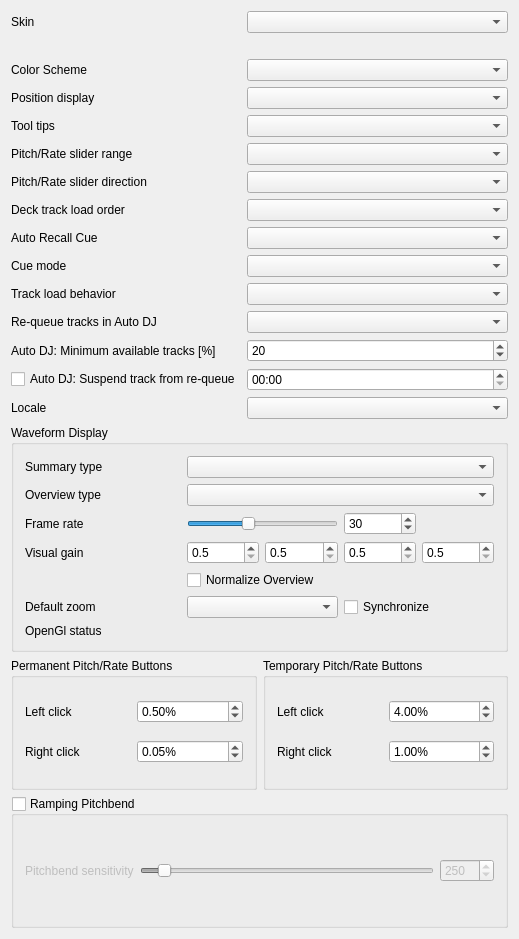
<?xml version="1.0" encoding="UTF-8"?>
<ui version="4.0">
 <class>DlgPrefControlsDlg</class>
 <widget class="QWidget" name="DlgPrefControlsDlg">
  <property name="geometry">
   <rect>
    <x>0</x>
    <y>0</y>
    <width>519</width>
    <height>939</height>
   </rect>
  </property>
  <property name="windowTitle">
   <string>Interface Preferences</string>
  </property>
  <layout class="QGridLayout" name="gridLayout_3">
   <item row="1" column="0">
    <widget class="QGroupBox" name="groupBox_3">
     <property name="title">
      <string>Waveform Display</string>
     </property>
     <property name="checkable">
      <bool>false</bool>
     </property>
     <layout class="QGridLayout" name="gridLayout_7">
      <item row="6" column="2" colspan="4">
       <widget class="QLabel" name="openGlStatusIcon">
        <property name="toolTip">
         <string>Displays which OpenGL version is supported by the current platform.</string>
        </property>
        <property name="text">
         <string/>
        </property>
       </widget>
      </item>
      <item row="0" column="2" colspan="4">
       <widget class="QComboBox" name="waveformTypeComboBox">
        <property name="toolTip">
         <string>Select from different types of displays for the waveform, which differ primarily in the level of detail shown in the waveform.</string>
        </property>
       </widget>
      </item>
      <item row="2" column="2" colspan="2">
       <widget class="QSlider" name="frameRateSlider">
        <property name="sizePolicy">
         <sizepolicy hsizetype="Preferred" vsizetype="Fixed">
          <horstretch>0</horstretch>
          <verstretch>0</verstretch>
         </sizepolicy>
        </property>
        <property name="maximumSize">
         <size>
          <width>16777215</width>
          <height>16777215</height>
         </size>
        </property>
        <property name="minimum">
         <number>10</number>
        </property>
        <property name="maximum">
         <number>60</number>
        </property>
        <property name="value">
         <number>30</number>
        </property>
        <property name="orientation">
         <enum>Qt::Horizontal</enum>
        </property>
       </widget>
      </item>
      <item row="2" column="4">
       <widget class="QSpinBox" name="frameRateSpinBox">
        <property name="toolTip">
         <string/>
        </property>
        <property name="minimum">
         <number>10</number>
        </property>
        <property name="maximum">
         <number>60</number>
        </property>
        <property name="value">
         <number>30</number>
        </property>
       </widget>
      </item>
      <item row="3" column="5">
       <widget class="QDoubleSpinBox" name="highVisualGain">
        <property name="toolTip">
         <string>Visual gain of the high frequencies</string>
        </property>
        <property name="decimals">
         <number>1</number>
        </property>
        <property name="minimum">
         <double>0.500000000000000</double>
        </property>
        <property name="maximum">
         <double>5.000000000000000</double>
        </property>
        <property name="singleStep">
         <double>0.100000000000000</double>
        </property>
       </widget>
      </item>
      <item row="3" column="4">
       <widget class="QDoubleSpinBox" name="midVisualGain">
        <property name="toolTip">
         <string>Visual gain of the middle frequencies</string>
        </property>
        <property name="decimals">
         <number>1</number>
        </property>
        <property name="minimum">
         <double>0.500000000000000</double>
        </property>
        <property name="maximum">
         <double>5.000000000000000</double>
        </property>
        <property name="singleStep">
         <double>0.100000000000000</double>
        </property>
       </widget>
      </item>
      <item row="3" column="3">
       <widget class="QDoubleSpinBox" name="lowVisualGain">
        <property name="toolTip">
         <string>Visual gain of the low frequencies</string>
        </property>
        <property name="decimals">
         <number>1</number>
        </property>
        <property name="minimum">
         <double>0.500000000000000</double>
        </property>
        <property name="maximum">
         <double>5.000000000000000</double>
        </property>
        <property name="singleStep">
         <double>0.100000000000000</double>
        </property>
       </widget>
      </item>
      <item row="3" column="2">
       <widget class="QDoubleSpinBox" name="allVisualGain">
        <property name="toolTip">
         <string>Global visual gain</string>
        </property>
        <property name="decimals">
         <number>1</number>
        </property>
        <property name="minimum">
         <double>0.500000000000000</double>
        </property>
        <property name="maximum">
         <double>5.000000000000000</double>
        </property>
        <property name="singleStep">
         <double>0.100000000000000</double>
        </property>
       </widget>
      </item>
      <item row="3" column="0">
       <widget class="QLabel" name="visualGainLabel">
        <property name="text">
         <string>Visual gain</string>
        </property>
        <property name="alignment">
         <set>Qt::AlignLeading|Qt::AlignLeft|Qt::AlignVCenter</set>
        </property>
        <property name="buddy">
         <cstring>allVisualGain</cstring>
        </property>
       </widget>
      </item>
      <item row="2" column="0">
       <widget class="QLabel" name="frameRateLabel">
        <property name="text">
         <string>Frame rate</string>
        </property>
        <property name="alignment">
         <set>Qt::AlignLeading|Qt::AlignLeft|Qt::AlignVCenter</set>
        </property>
        <property name="buddy">
         <cstring>frameRateSlider</cstring>
        </property>
       </widget>
      </item>
      <item row="5" column="2" colspan="2">
       <widget class="QComboBox" name="defaultZoomComboBox"/>
      </item>
      <item row="5" column="0">
       <widget class="QLabel" name="defaultZoomLabel">
        <property name="text">
         <string>Default zoom</string>
        </property>
        <property name="alignment">
         <set>Qt::AlignLeading|Qt::AlignLeft|Qt::AlignVCenter</set>
        </property>
        <property name="buddy">
         <cstring>defaultZoomComboBox</cstring>
        </property>
       </widget>
      </item>
      <item row="5" column="4" colspan="2">
       <widget class="QCheckBox" name="synchronizeZoomCheckBox">
        <property name="toolTip">
         <string>Synchronize zoom level across all waveform displays.</string>
        </property>
        <property name="text">
         <string>Synchronize</string>
        </property>
       </widget>
      </item>
      <item row="6" column="0">
       <widget class="QLabel" name="openGlStatusLabel">
        <property name="toolTip">
         <string/>
        </property>
        <property name="text">
         <string>OpenGl status</string>
        </property>
        <property name="alignment">
         <set>Qt::AlignLeading|Qt::AlignLeft|Qt::AlignVCenter</set>
        </property>
       </widget>
      </item>
      <item row="2" column="5">
       <widget class="QLabel" name="frameRateAverage">
        <property name="toolTip">
         <string>Displays the actual frame rate.</string>
        </property>
        <property name="text">
         <string/>
        </property>
       </widget>
      </item>
      <item row="6" column="1">
       <widget class="QLabel" name="dummySpacerLabel">
        <property name="text">
         <string/>
        </property>
       </widget>
      </item>
      <item row="4" column="2" colspan="4">
       <widget class="QCheckBox" name="normalizeOverviewCheckBox">
        <property name="text">
         <string>Normalize Overview</string>
        </property>
       </widget>
      </item>
      <item row="0" column="0">
       <widget class="QLabel" name="waveformTypeLabel">
        <property name="sizePolicy">
         <sizepolicy hsizetype="Preferred" vsizetype="Preferred">
          <horstretch>0</horstretch>
          <verstretch>0</verstretch>
         </sizepolicy>
        </property>
        <property name="toolTip">
         <string extracomment="The big waveform summary shows the waveform envelope of the track near the current playback position."/>
        </property>
        <property name="text">
         <string>Summary type</string>
        </property>
        <property name="alignment">
         <set>Qt::AlignLeading|Qt::AlignLeft|Qt::AlignVCenter</set>
        </property>
        <property name="buddy">
         <cstring>waveformTypeComboBox</cstring>
        </property>
       </widget>
      </item>
      <item row="1" column="2" colspan="4">
       <widget class="QComboBox" name="waveformOverviewComboBox">
        <property name="toolTip">
         <string>Select from different types of displays for the waveform, which differ primarily in the level of detail shown in the waveform.</string>
        </property>
       </widget>
      </item>
      <item row="1" column="0">
       <widget class="QLabel" name="waveformOverviewLabel">
        <property name="toolTip">
         <string extracomment="The smaller, zoomed-out version of the waveform shows the various markers within the track as well as the waveform envelope of the entire track."/>
        </property>
        <property name="text">
         <string>Overview type</string>
        </property>
       </widget>
      </item>
     </layout>
    </widget>
   </item>
   <item row="2" column="0">
    <layout class="QHBoxLayout" name="horizontalLayout">
     <item>
      <layout class="QGridLayout" name="gridLayout_2">
       <item row="0" column="1">
        <widget class="QGroupBox" name="groupBox_2">
         <property name="title">
          <string>Temporary Pitch/Rate Buttons</string>
         </property>
         <layout class="QGridLayout" name="gridLayout">
          <item row="0" column="0">
           <widget class="QLabel" name="TextLabel6_2_3_2_3">
            <property name="enabled">
             <bool>true</bool>
            </property>
            <property name="font">
             <font/>
            </property>
            <property name="text">
             <string>Left click</string>
            </property>
            <property name="alignment">
             <set>Qt::AlignLeading|Qt::AlignLeft|Qt::AlignVCenter</set>
            </property>
            <property name="wordWrap">
             <bool>false</bool>
            </property>
            <property name="buddy">
             <cstring>spinBoxTempRateLeft</cstring>
            </property>
           </widget>
          </item>
          <item row="1" column="0">
           <widget class="QLabel" name="TextLabel6_2_3_2_2_2">
            <property name="enabled">
             <bool>true</bool>
            </property>
            <property name="font">
             <font/>
            </property>
            <property name="text">
             <string>Right click</string>
            </property>
            <property name="alignment">
             <set>Qt::AlignLeading|Qt::AlignLeft|Qt::AlignVCenter</set>
            </property>
            <property name="wordWrap">
             <bool>false</bool>
            </property>
            <property name="buddy">
             <cstring>spinBoxTempRateRight</cstring>
            </property>
           </widget>
          </item>
          <item row="0" column="1">
           <widget class="QDoubleSpinBox" name="spinBoxTempRateLeft">
            <property name="toolTip">
             <string>Temporary rate change when left-clicking</string>
            </property>
            <property name="accelerated">
             <bool>true</bool>
            </property>
            <property name="suffix">
             <string>%</string>
            </property>
            <property name="decimals">
             <number>2</number>
            </property>
            <property name="minimum">
             <double>0.010000000000000</double>
            </property>
            <property name="maximum">
             <double>10.000000000000000</double>
            </property>
            <property name="singleStep">
             <double>0.010000000000000</double>
            </property>
            <property name="value">
             <double>4.000000000000000</double>
            </property>
           </widget>
          </item>
          <item row="1" column="1">
           <widget class="QDoubleSpinBox" name="spinBoxTempRateRight">
            <property name="toolTip">
             <string>Temporary rate change when right-clicking</string>
            </property>
            <property name="accelerated">
             <bool>true</bool>
            </property>
            <property name="suffix">
             <string>%</string>
            </property>
            <property name="decimals">
             <number>2</number>
            </property>
            <property name="minimum">
             <double>0.010000000000000</double>
            </property>
            <property name="maximum">
             <double>10.000000000000000</double>
            </property>
            <property name="singleStep">
             <double>0.010000000000000</double>
            </property>
            <property name="value">
             <double>1.000000000000000</double>
            </property>
           </widget>
          </item>
         </layout>
        </widget>
       </item>
       <item row="0" column="0">
        <widget class="QGroupBox" name="groupBox">
         <property name="title">
          <string>Permanent Pitch/Rate Buttons</string>
         </property>
         <property name="checkable">
          <bool>false</bool>
         </property>
         <layout class="QGridLayout" name="gridLayout_4">
          <item row="0" column="0">
           <widget class="QLabel" name="TextLabel6_2_3_2">
            <property name="enabled">
             <bool>true</bool>
            </property>
            <property name="font">
             <font/>
            </property>
            <property name="text">
             <string>Left click</string>
            </property>
            <property name="alignment">
             <set>Qt::AlignLeading|Qt::AlignLeft|Qt::AlignVCenter</set>
            </property>
            <property name="wordWrap">
             <bool>false</bool>
            </property>
            <property name="buddy">
             <cstring>spinBoxPermRateLeft</cstring>
            </property>
           </widget>
          </item>
          <item row="1" column="0">
           <widget class="QLabel" name="TextLabel6_2_3_2_2">
            <property name="enabled">
             <bool>true</bool>
            </property>
            <property name="font">
             <font/>
            </property>
            <property name="text">
             <string>Right click</string>
            </property>
            <property name="alignment">
             <set>Qt::AlignLeading|Qt::AlignLeft|Qt::AlignVCenter</set>
            </property>
            <property name="wordWrap">
             <bool>false</bool>
            </property>
            <property name="buddy">
             <cstring>spinBoxPermRateRight</cstring>
            </property>
           </widget>
          </item>
          <item row="0" column="1">
           <widget class="QDoubleSpinBox" name="spinBoxPermRateLeft">
            <property name="toolTip">
             <string>Permanent rate change when left-clicking</string>
            </property>
            <property name="accelerated">
             <bool>true</bool>
            </property>
            <property name="suffix">
             <string>%</string>
            </property>
            <property name="decimals">
             <number>2</number>
            </property>
            <property name="minimum">
             <double>0.010000000000000</double>
            </property>
            <property name="maximum">
             <double>10.000000000000000</double>
            </property>
            <property name="singleStep">
             <double>0.010000000000000</double>
            </property>
            <property name="value">
             <double>0.500000000000000</double>
            </property>
           </widget>
          </item>
          <item row="1" column="1">
           <widget class="QDoubleSpinBox" name="spinBoxPermRateRight">
            <property name="toolTip">
             <string>Permanent rate change when right-clicking</string>
            </property>
            <property name="accelerated">
             <bool>true</bool>
            </property>
            <property name="suffix">
             <string>%</string>
            </property>
            <property name="decimals">
             <number>2</number>
            </property>
            <property name="minimum">
             <double>0.010000000000000</double>
            </property>
            <property name="maximum">
             <double>10.000000000000000</double>
            </property>
            <property name="singleStep">
             <double>0.010000000000000</double>
            </property>
            <property name="value">
             <double>0.050000000000000</double>
            </property>
           </widget>
          </item>
         </layout>
        </widget>
       </item>
      </layout>
     </item>
    </layout>
   </item>
   <item row="3" column="0">
    <widget class="QGroupBox" name="groupBoxRateRamp">
     <property name="enabled">
      <bool>true</bool>
     </property>
     <property name="toolTip">
      <string>Makes temporary pitch/rate buttons change the pitch gradually, instead of all at once.</string>
     </property>
     <property name="title">
      <string>Ramping Pitchbend</string>
     </property>
     <property name="checkable">
      <bool>true</bool>
     </property>
     <property name="checked">
      <bool>false</bool>
     </property>
     <layout class="QGridLayout" name="gridLayout_5">
      <item row="0" column="0">
       <widget class="QLabel" name="label_2">
        <property name="text">
         <string>Pitchbend sensitivity</string>
        </property>
        <property name="buddy">
         <cstring>SliderRateRampSensitivity</cstring>
        </property>
       </widget>
      </item>
      <item row="0" column="1">
       <widget class="QSlider" name="SliderRateRampSensitivity">
        <property name="enabled">
         <bool>false</bool>
        </property>
        <property name="minimum">
         <number>100</number>
        </property>
        <property name="maximum">
         <number>2500</number>
        </property>
        <property name="singleStep">
         <number>50</number>
        </property>
        <property name="value">
         <number>250</number>
        </property>
        <property name="orientation">
         <enum>Qt::Horizontal</enum>
        </property>
       </widget>
      </item>
      <item row="0" column="2">
       <widget class="QSpinBox" name="SpinBoxRateRampSensitivity">
        <property name="enabled">
         <bool>false</bool>
        </property>
        <property name="toolTip">
         <string>Value in milliseconds</string>
        </property>
        <property name="minimum">
         <number>100</number>
        </property>
        <property name="maximum">
         <number>2500</number>
        </property>
        <property name="singleStep">
         <number>1</number>
        </property>
        <property name="value">
         <number>250</number>
        </property>
       </widget>
      </item>
     </layout>
    </widget>
   </item>
   <item row="0" column="0">
    <layout class="QGridLayout" name="GridLayout1">
     <item row="10" column="0">
      <widget class="QLabel" name="textLabelAllowTrackLoadToPlayingDeck">
       <property name="text">
        <string>Track load behavior</string>
       </property>
       <property name="buddy">
        <cstring>ComboBoxAllowTrackLoadToPlayingDeck</cstring>
       </property>
      </widget>
     </item>
     <item row="10" column="1" colspan="2">
      <widget class="QComboBox" name="ComboBoxAllowTrackLoadToPlayingDeck"/>
     </item>
     <item row="2" column="0">
      <widget class="QLabel" name="TextLabel6_2_2_4">
       <property name="enabled">
        <bool>true</bool>
       </property>
       <property name="font">
        <font/>
       </property>
       <property name="text">
        <string>Color Scheme</string>
       </property>
       <property name="wordWrap">
        <bool>false</bool>
       </property>
       <property name="buddy">
        <cstring>ComboBoxSchemeconf</cstring>
       </property>
      </widget>
     </item>
     <item row="3" column="0">
      <widget class="QLabel" name="TextLabel6_2_2_3">
       <property name="enabled">
        <bool>true</bool>
       </property>
       <property name="font">
        <font/>
       </property>
       <property name="text">
        <string>Position display</string>
       </property>
       <property name="wordWrap">
        <bool>false</bool>
       </property>
       <property name="buddy">
        <cstring>ComboBoxPosition</cstring>
       </property>
      </widget>
     </item>
     <item row="0" column="1" colspan="2">
      <widget class="QComboBox" name="ComboBoxSkinconf">
       <property name="sizePolicy">
        <sizepolicy hsizetype="Expanding" vsizetype="Fixed">
         <horstretch>0</horstretch>
         <verstretch>0</verstretch>
        </sizepolicy>
       </property>
       <property name="font">
        <font/>
       </property>
      </widget>
     </item>
     <item row="1" column="1" colspan="2">
      <widget class="QLabel" name="warningLabel">
       <property name="text">
        <string/>
       </property>
       <property name="alignment">
        <set>Qt::AlignJustify|Qt::AlignVCenter</set>
       </property>
      </widget>
     </item>
     <item row="13" column="0">
      <widget class="QCheckBox" name="autoDjIgnoreTimeCheckBox">
       <property name="toolTip">
        <string>Uncheck, to ignore all played tracks.</string>
       </property>
       <property name="text">
        <string>Auto DJ: Suspend track from re-queue</string>
       </property>
      </widget>
     </item>
     <item row="13" column="1" colspan="2">
      <widget class="QTimeEdit" name="autoDjIgnoreTimeEdit">
       <property name="toolTip">
        <string>Duration after which a track is eligible for selection by Auto DJ again</string>
       </property>
       <property name="displayFormat">
        <string>hh:mm</string>
       </property>
       <property name="timeSpec">
        <enum>Qt::LocalTime</enum>
       </property>
      </widget>
     </item>
     <item row="14" column="0">
      <widget class="QLabel" name="textLabelLocale">
       <property name="text">
        <string>Locale</string>
       </property>
       <property name="buddy">
        <cstring>ComboBoxLocale</cstring>
       </property>
      </widget>
     </item>
     <item row="14" column="1" colspan="2">
      <widget class="QComboBox" name="ComboBoxLocale"/>
     </item>
     <item row="4" column="0">
      <widget class="QLabel" name="TextLabel6_2_2_3_2">
       <property name="enabled">
        <bool>true</bool>
       </property>
       <property name="font">
        <font/>
       </property>
       <property name="text">
        <string>Tool tips</string>
       </property>
       <property name="wordWrap">
        <bool>false</bool>
       </property>
       <property name="buddy">
        <cstring>ComboBoxTooltips</cstring>
       </property>
      </widget>
     </item>
     <item row="2" column="1" colspan="2">
      <widget class="QComboBox" name="ComboBoxSchemeconf">
       <property name="sizePolicy">
        <sizepolicy hsizetype="Expanding" vsizetype="Fixed">
         <horstretch>0</horstretch>
         <verstretch>0</verstretch>
        </sizepolicy>
       </property>
       <property name="font">
        <font/>
       </property>
      </widget>
     </item>
     <item row="0" column="0">
      <widget class="QLabel" name="TextLabel6_2_2">
       <property name="enabled">
        <bool>true</bool>
       </property>
       <property name="font">
        <font/>
       </property>
       <property name="text">
        <string>Skin</string>
       </property>
       <property name="wordWrap">
        <bool>false</bool>
       </property>
       <property name="buddy">
        <cstring>ComboBoxSkinconf</cstring>
       </property>
      </widget>
     </item>
     <item row="3" column="1" colspan="2">
      <widget class="QComboBox" name="ComboBoxPosition">
       <property name="sizePolicy">
        <sizepolicy hsizetype="Expanding" vsizetype="Fixed">
         <horstretch>0</horstretch>
         <verstretch>0</verstretch>
        </sizepolicy>
       </property>
       <property name="font">
        <font/>
       </property>
      </widget>
     </item>
     <item row="4" column="1" colspan="2">
      <widget class="QComboBox" name="ComboBoxTooltips">
       <property name="sizePolicy">
        <sizepolicy hsizetype="Expanding" vsizetype="Fixed">
         <horstretch>0</horstretch>
         <verstretch>0</verstretch>
        </sizepolicy>
       </property>
       <property name="font">
        <font/>
       </property>
      </widget>
     </item>
     <item row="5" column="0">
      <widget class="QLabel" name="TextLabel6">
       <property name="enabled">
        <bool>true</bool>
       </property>
       <property name="font">
        <font/>
       </property>
       <property name="text">
        <string>Pitch/Rate slider range</string>
       </property>
       <property name="wordWrap">
        <bool>false</bool>
       </property>
       <property name="buddy">
        <cstring>ComboBoxRateRange</cstring>
       </property>
      </widget>
     </item>
     <item row="9" column="1" colspan="2">
      <widget class="QComboBox" name="ComboBoxCueDefault">
       <property name="toolTip">
        <string>Mixxx mode:
- Cue button while pause at cue point = preview
- Cue button while pause not at cue point = set cue point
- Cue button while playing = pause at cue point
Pioneer mode:
- Same as Mixxx mode with a flashing play button
Denon mode:
- Cue button at cue point = preview
- Cue button not at cue point = pause at cue point
- Play = set cue point
Numark mode:
- Same as Denon mode, but without a flashing play button
        </string>
       </property>
      </widget>
     </item>
     <item row="11" column="0">
      <widget class="QLabel" name="textAutoDjRequeue">
       <property name="text">
        <string>Re-queue tracks in Auto DJ</string>
       </property>
       <property name="buddy">
        <cstring>ComboBoxAutoDjRequeue</cstring>
       </property>
      </widget>
     </item>
     <item row="11" column="1" colspan="2">
      <widget class="QComboBox" name="ComboBoxAutoDjRequeue"/>
     </item>
     <item row="12" column="0">
      <widget class="QLabel" name="autoDjMinimumAvailableLabel">
       <property name="text">
        <string>Auto DJ: Minimum available tracks [%]</string>
       </property>
      </widget>
     </item>
     <item row="12" column="1" colspan="2">
      <widget class="QSpinBox" name="autoDjMinimumAvailableSpinBox">
       <property name="toolTip">
        <string>This percentage of tracks are always available for selecting, regardless of when they were last played.</string>
       </property>
       <property name="maximum">
        <number>100</number>
       </property>
       <property name="value">
        <number>20</number>
       </property>
      </widget>
     </item>
     <item row="5" column="1" colspan="2">
      <widget class="QComboBox" name="ComboBoxRateRange">
       <property name="sizePolicy">
        <sizepolicy hsizetype="Expanding" vsizetype="Fixed">
         <horstretch>0</horstretch>
         <verstretch>0</verstretch>
        </sizepolicy>
       </property>
       <property name="font">
        <font/>
       </property>
      </widget>
     </item>
     <item row="6" column="0">
      <widget class="QLabel" name="TextLabel6_2">
       <property name="enabled">
        <bool>true</bool>
       </property>
       <property name="font">
        <font/>
       </property>
       <property name="text">
        <string>Pitch/Rate slider direction</string>
       </property>
       <property name="wordWrap">
        <bool>false</bool>
       </property>
       <property name="buddy">
        <cstring>ComboBoxRateDir</cstring>
       </property>
      </widget>
     </item>
     <item row="6" column="1" colspan="2">
      <widget class="QComboBox" name="ComboBoxRateDir">
       <property name="sizePolicy">
        <sizepolicy hsizetype="Expanding" vsizetype="Fixed">
         <horstretch>0</horstretch>
         <verstretch>0</verstretch>
        </sizepolicy>
       </property>
       <property name="font">
        <font/>
       </property>
      </widget>
     </item>
-     <item row="7" column="1" colspan="2">
      <widget class="QComboBox" name="ComboBoxDeckOrder"/>
     </item>
     <item row="7" column="0">
      <widget class="QLabel" name="textDeckOrder">
       <property name="text">
        <string>Deck track load order</string>
       </property>
       <property name="buddy">
        <cstring>ComboBoxDeckOrder</cstring>
       </property>
      </widget>
     </item>
     <item row="8" column="0">
      <widget class="QLabel" name="textLabelCueRecall">
       <property name="text">
        <string>Auto Recall Cue</string>
       </property>
       <property name="buddy">
        <cstring>ComboBoxCueRecall</cstring>
       </property>
      </widget>
     </item>
     <item row="8" column="1" colspan="2">
      <widget class="QComboBox" name="ComboBoxCueRecall"/>
     </item>
     <item row="9" column="0">
      <widget class="QLabel" name="labelCueMode">
       <property name="text">
        <string>Cue mode</string>
       </property>
       <property name="openExternalLinks">
        <bool>true</bool>
       </property>
       <property name="buddy">
        <cstring>ComboBoxCueDefault</cstring>
       </property>
      </widget>
     </item>
    </layout>
   </item>
  </layout>
 </widget>
 <layoutdefault spacing="6" margin="11"/>
 <tabstops>
  <tabstop>ComboBoxSkinconf</tabstop>
  <tabstop>ComboBoxSchemeconf</tabstop>
  <tabstop>ComboBoxPosition</tabstop>
  <tabstop>ComboBoxTooltips</tabstop>
  <tabstop>ComboBoxRateRange</tabstop>
  <tabstop>ComboBoxRateDir</tabstop>
  <tabstop>ComboBoxDeckOrder</tabstop>
  <tabstop>ComboBoxCueRecall</tabstop>
  <tabstop>ComboBoxCueDefault</tabstop>
  <tabstop>ComboBoxAllowTrackLoadToPlayingDeck</tabstop>
  <tabstop>ComboBoxAutoDjRequeue</tabstop>
  <tabstop>ComboBoxLocale</tabstop>
  <tabstop>waveformTypeComboBox</tabstop>
  <tabstop>frameRateSlider</tabstop>
  <tabstop>frameRateSpinBox</tabstop>
  <tabstop>allVisualGain</tabstop>
  <tabstop>lowVisualGain</tabstop>
  <tabstop>midVisualGain</tabstop>
  <tabstop>highVisualGain</tabstop>
  <tabstop>normalizeOverviewCheckBox</tabstop>
  <tabstop>defaultZoomComboBox</tabstop>
  <tabstop>synchronizeZoomCheckBox</tabstop>
  <tabstop>spinBoxPermRateLeft</tabstop>
  <tabstop>spinBoxPermRateRight</tabstop>
  <tabstop>spinBoxTempRateLeft</tabstop>
  <tabstop>spinBoxTempRateRight</tabstop>
  <tabstop>groupBoxRateRamp</tabstop>
  <tabstop>SliderRateRampSensitivity</tabstop>
  <tabstop>SpinBoxRateRampSensitivity</tabstop>
 </tabstops>
 <resources/>
 <connections>
  <connection>
   <sender>SliderRateRampSensitivity</sender>
   <signal>valueChanged(int)</signal>
   <receiver>SpinBoxRateRampSensitivity</receiver>
   <slot>setValue(int)</slot>
   <hints>
    <hint type="sourcelabel">
     <x>418</x>
     <y>468</y>
    </hint>
    <hint type="destinationlabel">
     <x>480</x>
     <y>466</y>
    </hint>
   </hints>
  </connection>
  <connection>
   <sender>SpinBoxRateRampSensitivity</sender>
   <signal>valueChanged(int)</signal>
   <receiver>SliderRateRampSensitivity</receiver>
   <slot>setValue(int)</slot>
   <hints>
    <hint type="sourcelabel">
     <x>480</x>
     <y>466</y>
    </hint>
    <hint type="destinationlabel">
     <x>418</x>
     <y>468</y>
    </hint>
   </hints>
  </connection>
  <connection>
   <sender>frameRateSlider</sender>
   <signal>valueChanged(int)</signal>
   <receiver>frameRateSpinBox</receiver>
   <slot>setValue(int)</slot>
   <hints>
    <hint type="sourcelabel">
     <x>355</x>
     <y>292</y>
    </hint>
    <hint type="destinationlabel">
     <x>419</x>
     <y>293</y>
    </hint>
   </hints>
  </connection>
  <connection>
   <sender>frameRateSpinBox</sender>
   <signal>valueChanged(int)</signal>
   <receiver>frameRateSlider</receiver>
   <slot>setValue(int)</slot>
   <hints>
    <hint type="sourcelabel">
     <x>432</x>
     <y>295</y>
    </hint>
    <hint type="destinationlabel">
     <x>352</x>
     <y>298</y>
    </hint>
   </hints>
  </connection>
 </connections>
</ui>
